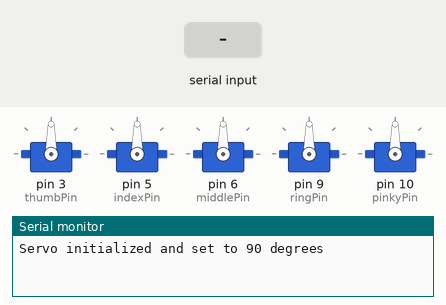
Simulated run of this sketch. Board: Arduino Uno, built with avr-gcc and run on an emulated ATmega328P. Shown: 5 × servo, the last lines printed to the serial monitor. Inputs (shaded band) come from the test bench.

Above: at 1.2 s.
1.3 s: "90,45,200\n" received over Serial
At 2.3 s:
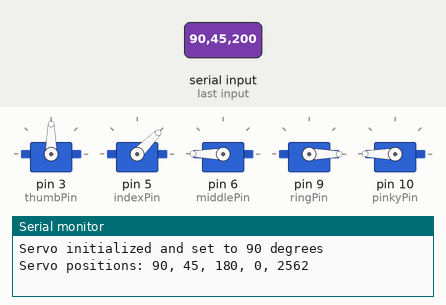
2.8 s: "30,150,10\n" received over Serial
At 3.5 s:
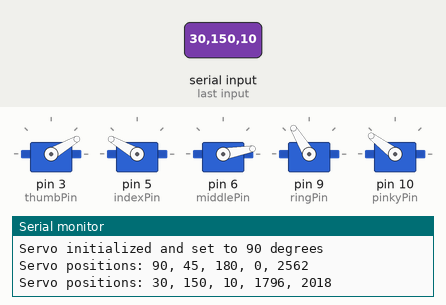
4.3 s: "90,45\n" received over Serial
At 5.5 s:
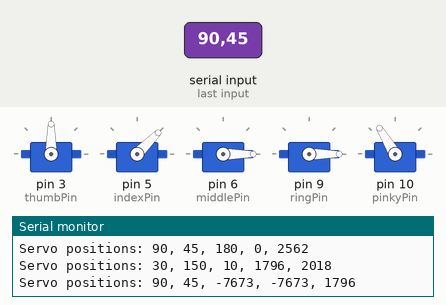
5.8 s: "30,150\n" received over Serial
At 6.9 s:
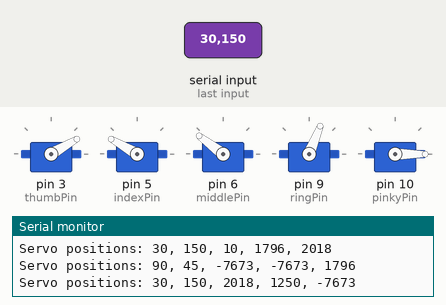
7.3 s: "5\n" received over Serial
At 7.8 s:
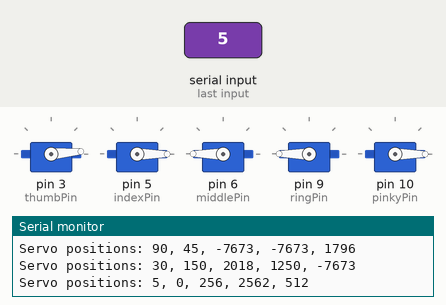
8.8 s: "90\n" received over Serial
At 10.2 s:
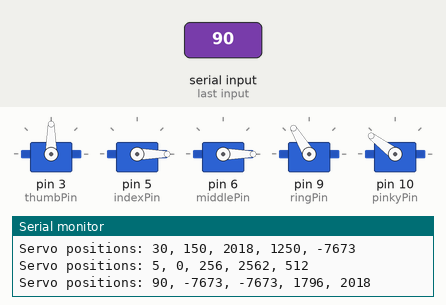
Timing chart, 0 to 11.3 s (numbered marks = the images above; inputs shaded):
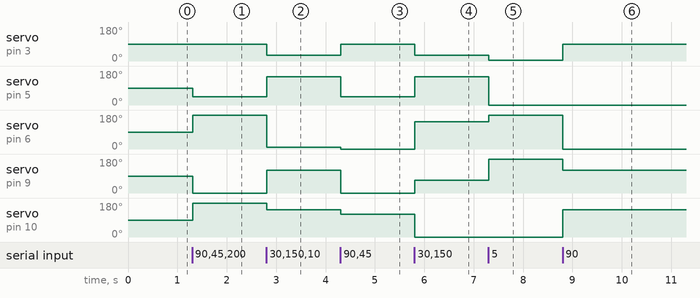

The sketch:

tanganrobot.ino
```cpp
#include <Servo.h>

Servo servoThumb;
Servo servoIndex;
Servo servoMiddle;
Servo servoRing;
Servo servoPinky;

const int thumbPin = 3;
const int indexPin = 5;
const int middlePin = 6;
const int ringPin = 9;
const int pinkyPin = 10;

void setup() {
  Serial.begin(9600);

  servoThumb.attach(thumbPin);
  servoIndex.attach(indexPin);
  servoMiddle.attach(middlePin);
  servoRing.attach(ringPin);
  servoPinky.attach(pinkyPin);

  servoThumb.write(90);
  servoIndex.write(90);
  servoMiddle.write(90);
  servoRing.write(90);
  servoPinky.write(90);

  Serial.println("Servo initialized and set to 90 degrees");
}

void loop() {
  if (Serial.available() > 0) {
    String data = Serial.readStringUntil('\n');
    int positions[5];
    int index = 0;

    char *str = strtok(&data[0], ",");
    while (str != NULL && index < 5) {
      positions[index] = constrain(atoi(str), 0, 180);
      str = strtok(NULL, ",");
      index++;
    }

    servoThumb.write(positions[0]);
    servoIndex.write(positions[1]);
    servoMiddle.write(positions[2]);
    servoRing.write(positions[3]);
    servoPinky.write(positions[4]);

    Serial.print("Servo positions: ");
    Serial.print(positions[0]); Serial.print(", ");
    Serial.print(positions[1]); Serial.print(", ");
    Serial.print(positions[2]); Serial.print(", ");
    Serial.print(positions[3]); Serial.print(", ");
    Serial.println(positions[4]);
  }
}
```

Measured:
- after the input at 1.3 s, servo on pin 5 (indexPin): 90° → 45° at once; servo on pin 6 (middlePin), servo on pin 10 (pinkyPin): 90° → 180° at once; servo on pin 9 (ringPin): 90° → 0° at once
- after the input at 2.8 s, servo on pin 3 (thumbPin): 90° → 30° at once; servo on pin 5 (indexPin): 45° → 150° at once; servo on pin 6 (middlePin): 180° → 10° at once; servo on pin 9 (ringPin): 0° → 121° at once; servo on pin 10 (pinkyPin): 180° → 143° at once
- after the input at 4.3 s, servo on pin 3 (thumbPin): 30° → 90° at once; servo on pin 5 (indexPin): 150° → 45° at once; servo on pin 6 (middlePin): 10° → 0° at once; servo on pin 9 (ringPin): 121° → 0° at once; servo on pin 10 (pinkyPin): 143° → 121° at once
- after the input at 5.8 s, servo on pin 3 (thumbPin): 90° → 30° at once; servo on pin 5 (indexPin): 45° → 150° at once; servo on pin 6 (middlePin): 0° → 143° at once; servo on pin 9 (ringPin): 0° → 68° at once; servo on pin 10 (pinkyPin): 121° → 0° at once
- after the input at 7.3 s, servo on pin 3 (thumbPin): 30° → 5° at once; servo on pin 5 (indexPin): 150° → 0° at once; servo on pin 6 (middlePin): 143° → 180° at once; servo on pin 9 (ringPin): 68° → 180° at once
- after the input at 8.8 s, servo on pin 3 (thumbPin): 5° → 90° at once; servo on pin 6 (middlePin): 180° → 0° at once; servo on pin 9 (ringPin): 180° → 121° at once; servo on pin 10 (pinkyPin): 0° → 143° at once
